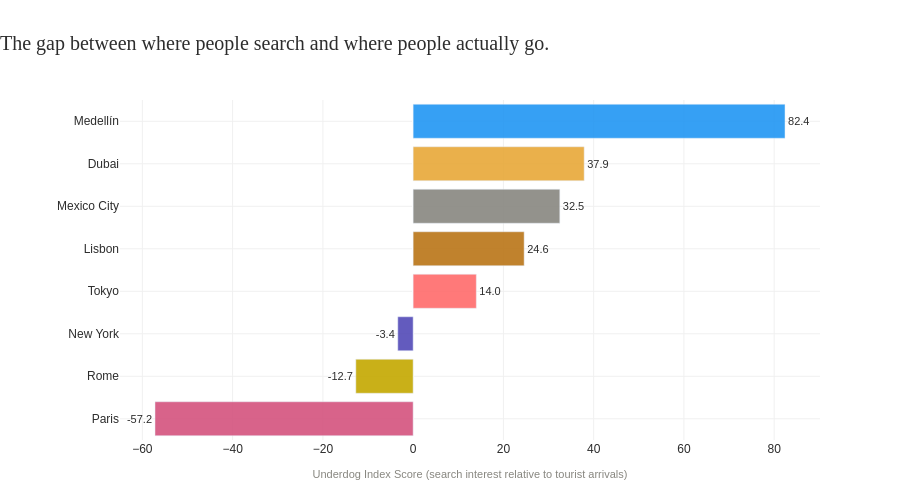

Write notebook code for a chart like this one.
### Markdown cell above
## Act 4 — The Underdog Index

Tourist arrival data and search interest tell two different 
stories about a city. The arrivals number tells you where 
people actually went. The search interest tells you where 
people wanted to go. The gap between those two things is 
the most commercially interesting number in this analysis.

A city with high search interest and low actual arrivals 
is not an unpopular city. It is an underleveraged one. 
People want to go there. Something is stopping them. 
Maybe the flights are expensive. Maybe the visa is 
complicated. Maybe the infrastructure has not caught up 
with the desire yet. Whatever the reason, that gap 
represents unrealised demand and unrealised demand is 
exactly what a travel brand, a hotel group, or an airline 
looking for the next market should be paying attention to.

The Underdog Index measures exactly this. For each city 
it calculates the ratio of average search interest to 
normalised tourist arrivals. A high score means the city 
is searched significantly more than its actual visitor 
numbers justify. A low score means the arrivals have 
caught up with or exceeded the interest. The cities with 
the highest scores are the ones where the opportunity 
has not yet been captured.

### Code cell
# === CHART 4: THE UNDERDOG INDEX ===

# Country mapping for tourist arrivals
country_map = {
    'Paris'      : 'France',
    'New York'   : 'United States',
    'Tokyo'      : 'Japan',
    'Seoul'      : 'Korea, Rep.',
    'Lisbon'     : 'Portugal',
    'Dubai'      : 'United Arab Emirates',
    'Medellín'   : 'Colombia',
    'Mexico City': 'Mexico',
    'Rome'       : 'Italy'
}

# Filter tourist arrivals for our countries
countries = list(country_map.values())
df_tourism_filtered = df_tourism[
    df_tourism['Entity'].isin(countries)].copy()

# Keep 2019-2022 (most complete data)
df_tourism_filtered = df_tourism_filtered[
    df_tourism_filtered['Year'].between(2019, 2022)]

# Average arrivals per country
avg_arrivals = df_tourism_filtered.groupby('Entity')[
    'Arrivals of tourists from abroad'].mean().reset_index()
avg_arrivals.columns = ['Entity', 'Avg Arrivals']

# Normalise arrivals 0-100
avg_arrivals['Arrivals Norm'] = (
    (avg_arrivals['Avg Arrivals'] - avg_arrivals['Avg Arrivals'].min()) /
    (avg_arrivals['Avg Arrivals'].max() - avg_arrivals['Avg Arrivals'].min())
) * 100

# Average search interest per city 2020-2022
avg_interest = df_trends[
    df_trends['Month'].dt.year.between(2020, 2022)
].groupby('City')['Interest'].mean().reset_index()
avg_interest.columns = ['City', 'Avg Interest']

# Build underdog dataframe
underdog_data = []
for city, country in country_map.items():
    interest_row = avg_interest[avg_interest['City'] == city]
    arrivals_row = avg_arrivals[avg_arrivals['Entity'] == country]

    if len(interest_row) == 0 or len(arrivals_row) == 0:
        continue

    avg_int = interest_row['Avg Interest'].values[0]
    arrivals_norm = arrivals_row['Arrivals Norm'].values[0]

    # Avoid division by zero
    if arrivals_norm == 0:
        arrivals_norm = 0.1

    underdog_score = round(avg_int - arrivals_norm, 1)

    underdog_data.append({
        'City'           : city,
        'Avg Interest'   : round(avg_int, 1),
        'Arrivals Norm'  : round(arrivals_norm, 1),
        'Underdog Score' : underdog_score
    })

underdog_df = pd.DataFrame(underdog_data).sort_values(
    'Underdog Score', ascending=True)

print(underdog_df.to_string(index=False))

fig = go.Figure()

fig.add_trace(go.Bar(
    x=underdog_df['Underdog Score'],
    y=underdog_df['City'],
    orientation='h',
    marker=dict(
        color=[city_colors[c] for c in underdog_df['City']],
        opacity=0.9
    ),
    text=[f"{v:.1f}" for v in underdog_df['Underdog Score']],
    textposition='outside',
    textfont=dict(size=11, family='Arial'),
    hovertemplate=(
        "<b>%{y}</b><br>"
        "Underdog Score: %{x:.1f}<br>"
        "Searched more than arrivals justify<extra></extra>"
    )
))

fig.update_layout(
    title=dict(
        text='The gap between where people search and where people actually go.',
        font=dict(size=20, color='#2d2d2d', family='Arial Black'),
        x=0, pad=dict(b=20)
    ),
    xaxis=dict(
        title=dict(
            text='Underdog Index Score (search interest relative to tourist arrivals)',
            font=dict(size=11, color='#888780')
        ),
        gridcolor='#f0f0f0'
    ),
    yaxis=dict(
        gridcolor='#f0f0f0',
        tickfont=dict(size=12, family='Arial')
    ),
    plot_bgcolor='white',
    paper_bgcolor='white',
    height=500,
    margin=dict(l=120, r=80, t=100, b=60),
    font=dict(family='Arial', color='#2d2d2d'),
    hoverlabel=dict(
        bgcolor='grey',
        bordercolor='#f0f0f0',
        font=dict(size=12, family='Arial'),
        namelength=-1
    )
)

fig.write_html('charts/chart4_underdog_index.html')
fig.write_image('charts/chart4_underdog_index.png',
                width=1200, height=500, scale=2)
fig.show()
print("\nChart 4 saved.")

### Figure 1 — Plotly figure (JSON) as saved in the notebook; plotly's stock layout.template omitted (floating-point values rounded to 4 significant figures)
{"data": [{"hovertemplate": "<b>%{y}</b><br>Underdog Score: %{x:.1f}<br>Searched more than arrivals justify<extra></extra>", "marker": {"color": ["#D4537E", "#C4A800", "#534AB7", "#FF6B6B", "#BA7517", "#888780", "#E8A838", "#2196F3"], "opacity": 0.9}, "orientation": "h", "text": ["-57.2", "-12.7", "-3.4", "14.0", "24.6", "32.5", "37.9", "82.4"], "textfont": {"family": "Arial", "size": 11}, "textposition": "outside", "type": "bar", "x": [-57.2, -12.7, -3.4, 14.0, 24.6, 32.5, 37.9, 82.4], "y": ["Paris", "Rome", "New York", "Tokyo", "Lisbon", "Mexico City", "Dubai", "Medellín"]}], "layout": {"font": {"color": "#2d2d2d", "family": "Arial"}, "height": 500, "hoverlabel": {"bgcolor": "grey", "bordercolor": "#f0f0f0", "font": {"family": "Arial", "size": 12}, "namelength": -1}, "margin": {"b": 60, "l": 120, "r": 80, "t": 100}, "paper_bgcolor": "white", "plot_bgcolor": "white", "title": {"font": {"color": "#2d2d2d", "family": "Arial Black", "size": 20}, "pad": {"b": 20}, "text": "The gap between where people search and where people actually go.", "x": 0}, "xaxis": {"gridcolor": "#f0f0f0", "title": {"font": {"color": "#888780", "size": 11}, "text": "Underdog Index Score (search interest relative to tourist arrivals)"}}, "yaxis": {"gridcolor": "#f0f0f0", "tickfont": {"family": "Arial", "size": 12}}}}
